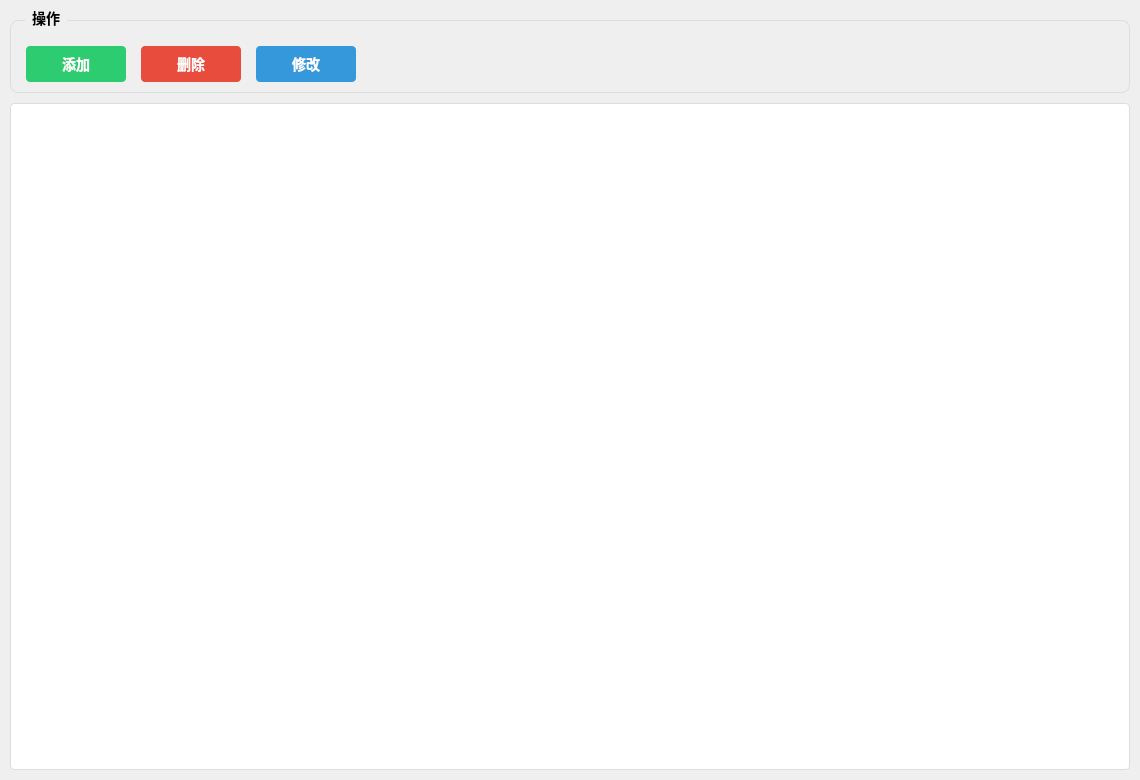
<?xml version="1.0" encoding="UTF-8"?>
<ui version="4.0">
 <class>ManagePage</class>
 <widget class="QWidget" name="ManagePage">
  <property name="geometry">
   <rect>
    <x>0</x>
    <y>0</y>
    <width>1140</width>
    <height>780</height>
   </rect>
  </property>
  <property name="windowTitle">
   <string>ManagePage</string>
  </property>
  <layout class="QVBoxLayout" name="mainLayout">
   <property name="spacing">
    <number>10</number>
   </property>
   <property name="leftMargin">
    <number>10</number>
   </property>
   <property name="topMargin">
    <number>10</number>
   </property>
   <property name="rightMargin">
    <number>10</number>
   </property>
   <property name="bottomMargin">
    <number>10</number>
   </property>
   <item>
    <widget class="QGroupBox" name="operationGroup">
     <property name="title">
      <string>操作</string>
     </property>
     <property name="styleSheet">
      <string notr="true">QGroupBox {
    font-size: 14px;
    font-weight: bold;
    border: 1px solid #ddd;
    border-radius: 8px;
    margin-top: 10px;
    padding-top: 15px;
}
QGroupBox::title {
    subcontrol-origin: margin;
    left: 15px;
    padding: 0 5px;
}</string>
     </property>
     <layout class="QHBoxLayout" name="operationLayout">
      <property name="spacing">
       <number>15</number>
      </property>
      <property name="leftMargin">
       <number>15</number>
      </property>
      <property name="topMargin">
       <number>10</number>
      </property>
      <property name="rightMargin">
       <number>15</number>
      </property>
      <property name="bottomMargin">
       <number>10</number>
      </property>
      <item>
       <widget class="QPushButton" name="btnAdd">
        <property name="minimumSize">
         <size>
          <width>100</width>
          <height>36</height>
         </size>
        </property>
        <property name="styleSheet">
         <string notr="true">QPushButton {
    background-color: #2ecc71;
    color: white;
    border: none;
    border-radius: 4px;
    font-size: 14px;
    font-weight: bold;
}
QPushButton:hover {
    background-color: #27ae60;
}
QPushButton:pressed {
    background-color: #229954;
}</string>
        </property>
        <property name="text">
         <string>添加</string>
        </property>
       </widget>
      </item>
      <item>
       <widget class="QPushButton" name="btnDelete">
        <property name="minimumSize">
         <size>
          <width>100</width>
          <height>36</height>
         </size>
        </property>
        <property name="styleSheet">
         <string notr="true">QPushButton {
    background-color: #e74c3c;
    color: white;
    border: none;
    border-radius: 4px;
    font-size: 14px;
    font-weight: bold;
}
QPushButton:hover {
    background-color: #c0392b;
}
QPushButton:pressed {
    background-color: #a93226;
}</string>
        </property>
        <property name="text">
         <string>删除</string>
        </property>
       </widget>
      </item>
      <item>
       <widget class="QPushButton" name="btnModify">
        <property name="minimumSize">
         <size>
          <width>100</width>
          <height>36</height>
         </size>
        </property>
        <property name="styleSheet">
         <string notr="true">QPushButton {
    background-color: #3498db;
    color: white;
    border: none;
    border-radius: 4px;
    font-size: 14px;
    font-weight: bold;
}
QPushButton:hover {
    background-color: #5dade2;
}
QPushButton:pressed {
    background-color: #2980b9;
}</string>
        </property>
        <property name="text">
         <string>修改</string>
        </property>
       </widget>
      </item>
      <item>
       <spacer name="operationSpacer">
        <property name="orientation">
         <enum>Qt::Horizontal</enum>
        </property>
        <property name="sizeHint" stdset="0">
         <size>
          <width>40</width>
          <height>20</height>
         </size>
        </property>
       </spacer>
      </item>
     </layout>
    </widget>
   </item>
   <item>
    <widget class="QTableWidget" name="tableWidget">
     <property name="styleSheet">
      <string notr="true">QTableWidget {
    border: 1px solid #ddd;
    border-radius: 4px;
    background-color: white;
    gridline-color: #eee;
}
QTableWidget::item {
    padding: 8px;
    border-bottom: 1px solid #eee;
}
QTableWidget::item:selected {
    background-color: #3498db;
    color: white;
}
QHeaderView::section {
    background-color: #f5f5f5;
    padding: 10px;
    border: none;
    border-bottom: 2px solid #ddd;
    font-weight: bold;
    font-size: 14px;
}</string>
     </property>
     <property name="selectionBehavior">
      <enum>QAbstractItemView::SelectRows</enum>
     </property>
     <property name="alternatingRowColors">
      <bool>true</bool>
     </property>
    </widget>
   </item>
  </layout>
 </widget>
 <resources/>
 <connections/>
</ui>
